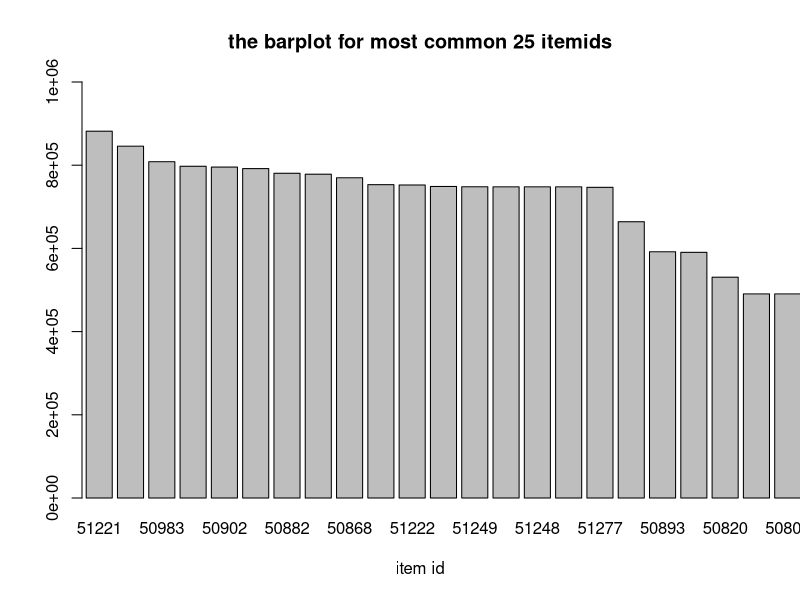
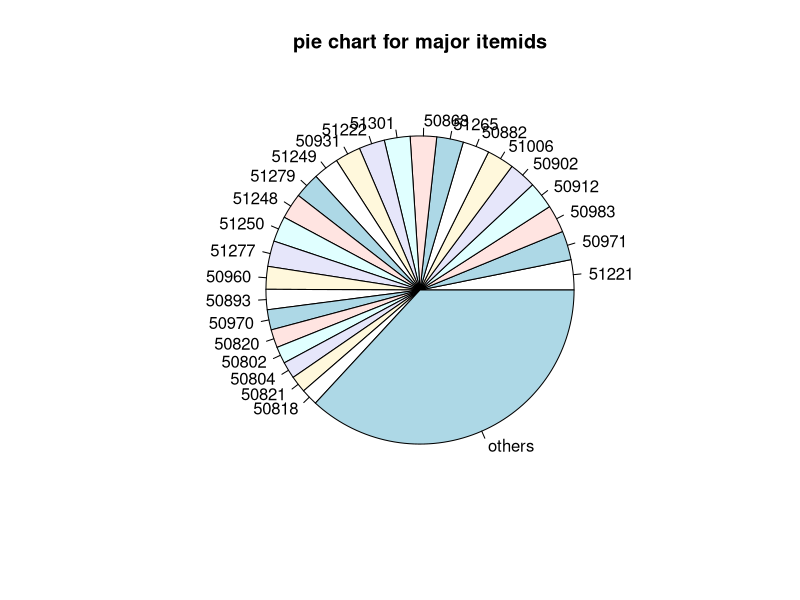

Here is the R script that generated these plots, in order:
## ---- chunk 1
# Data preparation
library('psych')          # descriptive stats

# Plots and tables
library('knitr')          # knitting Rmd to HTML; kable() function
library('kableExtra')     # extra formating options for knitr tables
library('ggplot2')        # 2d plotting
library('ggpubr')         # extra formatting options for ggplot
## ---- chunk 2
set.seed(123456)
## ---- chunk 3
frequency_data <- read.csv('count.csv')
str(frequency_data)
## ---- chunk 4
kable(frequency_data, caption="The 25 most common itemids") %>%
kable_styling(bootstrap_options='striped')
## ---- chunk 5
itemid_data <- read.csv('25 itemids.csv')
str(itemid_data)
## ---- chunk 6
kable(itemid_data, caption="The 25 most common itemids") %>%
kable_styling(bootstrap_options='striped')
## ---- chunk 7
barplot(frequency_data$count,names.arg=frequency_data$itemid,xlim=c(1,25),ylim=c(0,10^6),xlab='item id',main='the barplot for most common 25 itemids')
## ---- chunk 8
frequency_all_data <- read.csv('count_all.csv')
de<-data.frame(itemid='others',count=sum(frequency_all_data$count[26:726]))
new_frequency<-rbind(frequency_all_data[1:25,],de)
pie(new_frequency$count,labels =new_frequency$itemid,main='pie chart for major itemids')
